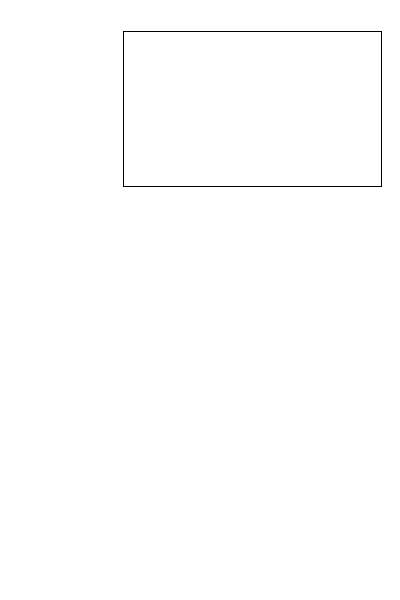
Frame 1 (no input)
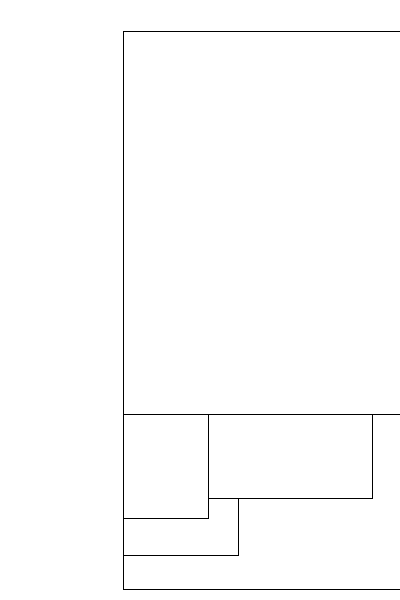
Frame 60 (the mouse pressed at the canvas centre just before this capture)
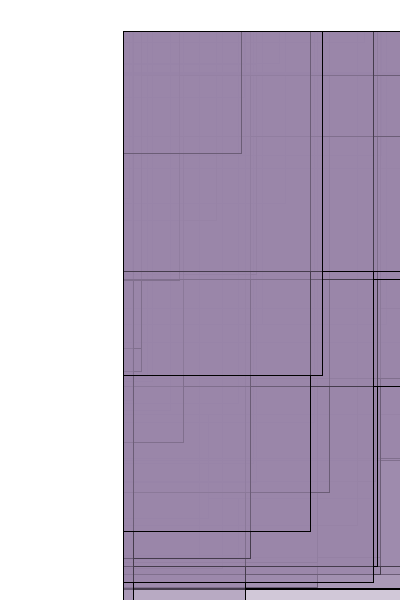
Frame 120 (the mouse held since frame 60 and released just before this capture)

The Processing sketch that drew these frames (run headless with seeded random() and noise(); from frame 60 on, the mouse is pressed at the canvas centre):

// Processing sketch: processing_63552
// ── processing_63552.pde

void setup()
{
   size(400,600);
   background (255, 255,255 );
   smooth();
  frameRate(10);   
}
                
void draw()
{
  //fill( 25, 250, 45, 10, 0);
  rect( 123, 31, random (width),random (height) );
  //fill( 234, 123, 213, 0);
  ellipse( mouseX, mouseY, 0, 0);
}


void mousePressed()
{
  fill(random(255),random(255),random(255),random(255) );
   
   
}
